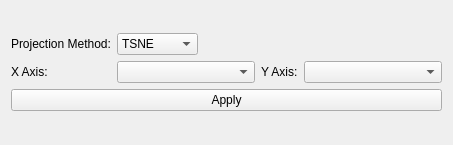
<?xml version="1.0" encoding="UTF-8"?>
<ui version="4.0">
 <class>ProjectionControlWidget</class>
 <widget class="QWidget" name="ProjectionControlWidget">
  <property name="geometry">
   <rect>
    <x>0</x>
    <y>0</y>
    <width>453</width>
    <height>145</height>
   </rect>
  </property>
  <property name="windowTitle">
   <string>Projection Control</string>
  </property>
  <layout class="QGridLayout" name="gridLayout">
   <item row="0" column="0">
    <layout class="QGridLayout" name="gridLayout_2">
     <item row="1" column="0">
      <widget class="QLabel" name="label">
       <property name="sizePolicy">
        <sizepolicy hsizetype="Fixed" vsizetype="Preferred">
         <horstretch>0</horstretch>
         <verstretch>0</verstretch>
        </sizepolicy>
       </property>
       <property name="text">
        <string>X Axis:</string>
       </property>
      </widget>
     </item>
     <item row="1" column="3">
      <widget class="QComboBox" name="yAxisComboBox"/>
     </item>
     <item row="1" column="1">
      <widget class="QComboBox" name="xAxisComboBox"/>
     </item>
     <item row="0" column="0">
      <widget class="QLabel" name="label_3">
       <property name="sizePolicy">
        <sizepolicy hsizetype="Fixed" vsizetype="Preferred">
         <horstretch>0</horstretch>
         <verstretch>0</verstretch>
        </sizepolicy>
       </property>
       <property name="text">
        <string>Projection Method:</string>
       </property>
      </widget>
     </item>
     <item row="1" column="2">
      <widget class="QLabel" name="label_2">
       <property name="sizePolicy">
        <sizepolicy hsizetype="Fixed" vsizetype="Preferred">
         <horstretch>0</horstretch>
         <verstretch>0</verstretch>
        </sizepolicy>
       </property>
       <property name="text">
        <string>Y Axis:</string>
       </property>
      </widget>
     </item>
     <item row="0" column="1" colspan="3">
      <widget class="QComboBox" name="projectionComboBox">
       <property name="sizePolicy">
        <sizepolicy hsizetype="Fixed" vsizetype="Fixed">
         <horstretch>0</horstretch>
         <verstretch>0</verstretch>
        </sizepolicy>
       </property>
       <item>
        <property name="text">
         <string>TSNE</string>
        </property>
       </item>
       <item>
        <property name="text">
         <string>MDS</string>
        </property>
       </item>
       <item>
        <property name="text">
         <string>LON/LAT</string>
        </property>
       </item>
       <item>
        <property name="text">
         <string>PCA</string>
        </property>
       </item>
      </widget>
     </item>
     <item row="2" column="0" colspan="4">
      <widget class="QPushButton" name="applyProjectionButton">
       <property name="sizePolicy">
        <sizepolicy hsizetype="Preferred" vsizetype="Fixed">
         <horstretch>0</horstretch>
         <verstretch>0</verstretch>
        </sizepolicy>
       </property>
       <property name="minimumSize">
        <size>
         <width>60</width>
         <height>0</height>
        </size>
       </property>
       <property name="text">
        <string>Apply</string>
       </property>
      </widget>
     </item>
    </layout>
   </item>
  </layout>
 </widget>
 <resources/>
 <connections/>
</ui>
